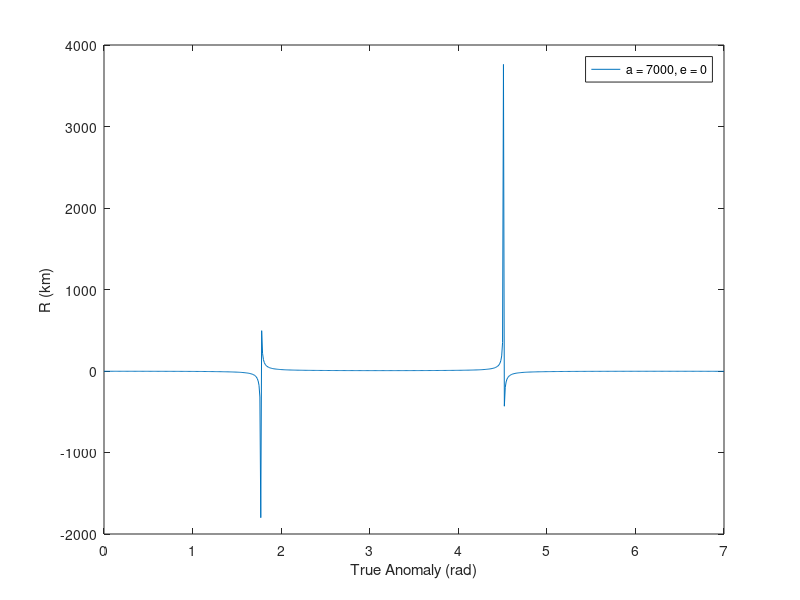

Recreate this plot in MATLAB.
function truanom = trueanom()
theta = 0;
a = input('Apogee: \n');
e = input('Eccentricity: \n');
dt = .01;
i = 1;
p = a + (1 - (e^2));
    while theta <= 7
        r = p / (1 + e * cos(theta));
        R(i) = r;
        theta = theta + dt;
        i = i + 1;
    end
theta = 0:.01:7;
plot(theta, R);
xlabel('True Anomaly (rad)');
ylabel('R (km)');
legend('a = 7000, e = 0', 'a = 7000, e = .5', 'a = 12000, e = .1', 'a = 1700, e = .9');
hold on
end